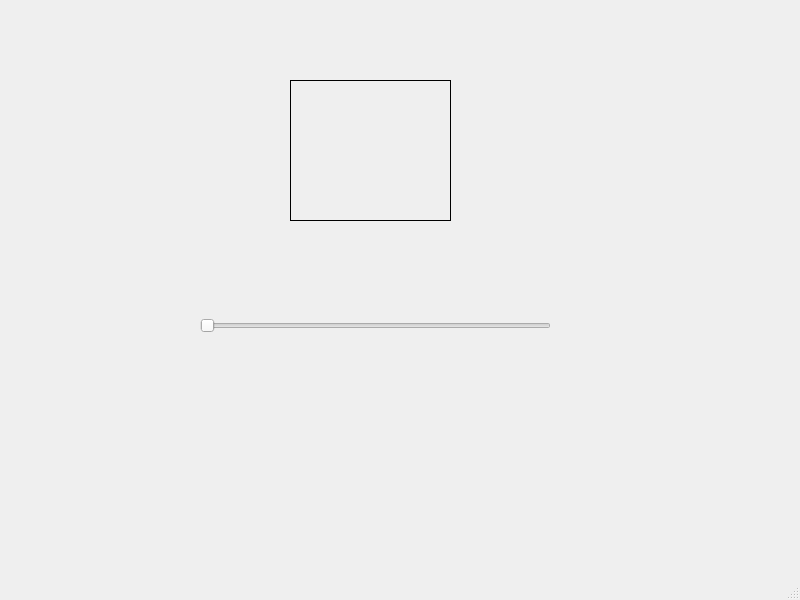
<?xml version="1.0" encoding="UTF-8"?>
<ui version="4.0">
 <class>MainWindow</class>
 <widget class="QMainWindow" name="MainWindow">
  <property name="geometry">
   <rect>
    <x>0</x>
    <y>0</y>
    <width>800</width>
    <height>600</height>
   </rect>
  </property>
  <property name="windowTitle">
   <string>Ana Pencere</string>
  </property>
  <widget class="QWidget" name="centralwidget">
   <widget class="QLabel" name="label">
    <property name="geometry">
     <rect>
      <x>290</x>
      <y>80</y>
      <width>161</width>
      <height>141</height>
     </rect>
    </property>
    <property name="font">
     <font>
      <pointsize>32</pointsize>
     </font>
    </property>
    <property name="frameShape">
     <enum>QFrame::Box</enum>
    </property>
    <property name="text">
     <string/>
    </property>
    <property name="alignment">
     <set>Qt::AlignCenter</set>
    </property>
   </widget>
   <widget class="QSlider" name="horizontalSlider">
    <property name="geometry">
     <rect>
      <x>200</x>
      <y>280</y>
      <width>351</width>
      <height>91</height>
     </rect>
    </property>
    <property name="font">
     <font>
      <pointsize>10</pointsize>
     </font>
    </property>
    <property name="orientation">
     <enum>Qt::Horizontal</enum>
    </property>
   </widget>
  </widget>
  <widget class="QMenuBar" name="menubar">
   <property name="geometry">
    <rect>
     <x>0</x>
     <y>0</y>
     <width>800</width>
     <height>22</height>
    </rect>
   </property>
  </widget>
  <widget class="QStatusBar" name="statusbar"/>
 </widget>
 <resources/>
 <connections>
  <connection>
   <sender>horizontalSlider</sender>
   <signal>valueChanged(int)</signal>
   <receiver>label</receiver>
   <slot>setNum(int)</slot>
   <hints>
    <hint type="sourcelabel">
     <x>370</x>
     <y>319</y>
    </hint>
    <hint type="destinationlabel">
     <x>380</x>
     <y>228</y>
    </hint>
   </hints>
  </connection>
 </connections>
</ui>
